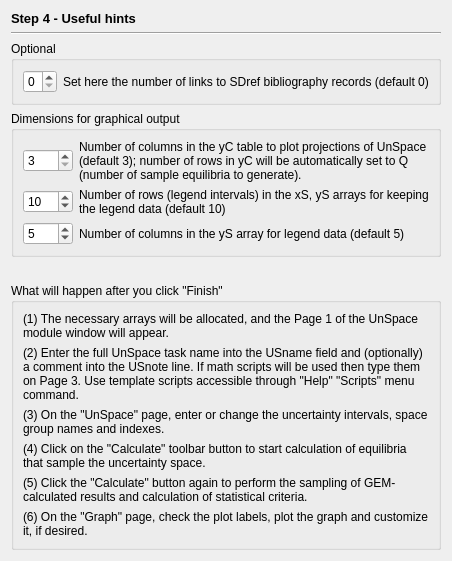
     <widget class="QWidget" name="page_4">
      <layout class="QGridLayout">
       <item row="0" column="0">
        <widget class="QLabel" name="label_3">
         <property name="sizePolicy">
          <sizepolicy hsizetype="Preferred" vsizetype="Fixed">
           <horstretch>0</horstretch>
           <verstretch>0</verstretch>
          </sizepolicy>
         </property>
         <property name="font">
          <font>
           <pointsize>10</pointsize>
           <weight>75</weight>
           <bold>true</bold>
          </font>
         </property>
         <property name="text">
          <string>Step 4 - Useful hints</string>
         </property>
        </widget>
       </item>
       <item row="1" column="0">
        <widget class="Line" name="line_4">
         <property name="orientation">
          <enum>Qt::Horizontal</enum>
         </property>
        </widget>
       </item>
       <item row="2" column="0">
        <widget class="QGroupBox" name="groupBox_5">
         <property name="sizePolicy">
          <sizepolicy hsizetype="Preferred" vsizetype="Minimum">
           <horstretch>0</horstretch>
           <verstretch>0</verstretch>
          </sizepolicy>
         </property>
         <property name="title">
          <string>Optional</string>
         </property>
         <layout class="QGridLayout">
          <item row="0" column="0">
           <widget class="QSpinBox" name="p_Nsd">
            <property name="sizePolicy">
             <sizepolicy hsizetype="Fixed" vsizetype="Fixed">
              <horstretch>0</horstretch>
              <verstretch>0</verstretch>
             </sizepolicy>
            </property>
            <property name="maximum">
             <number>4</number>
            </property>
           </widget>
          </item>
          <item row="0" column="1">
           <widget class="QLabel" name="textLabel11">
            <property name="sizePolicy">
             <sizepolicy hsizetype="Fixed" vsizetype="Preferred">
              <horstretch>0</horstretch>
              <verstretch>0</verstretch>
             </sizepolicy>
            </property>
            <property name="text">
             <string>Set here the number of links to SDref bibliography records (default 0)</string>
            </property>
            <property name="wordWrap">
             <bool>false</bool>
            </property>
           </widget>
          </item>
         </layout>
        </widget>
       </item>
       <item row="3" column="0">
        <widget class="QGroupBox" name="groupBox_11">
         <property name="title">
          <string>Dimensions for graphical output</string>
         </property>
         <layout class="QGridLayout">
          <item row="0" column="0">
           <widget class="QSpinBox" name="pGraph">
            <property name="sizePolicy">
             <sizepolicy hsizetype="Fixed" vsizetype="Fixed">
              <horstretch>0</horstretch>
              <verstretch>0</verstretch>
             </sizepolicy>
            </property>
            <property name="minimumSize">
             <size>
              <width>50</width>
              <height>0</height>
             </size>
            </property>
            <property name="minimum">
             <number>3</number>
            </property>
            <property name="maximum">
             <number>20</number>
            </property>
            <property name="value">
             <number>3</number>
            </property>
           </widget>
          </item>
          <item row="0" column="1">
           <widget class="QLabel" name="TextLabel1_2_4">
            <property name="text">
             <string>Number of columns in the yC table to plot projections of UnSpace (default 3); number of rows in yC will be automatically set to Q (number of sample equilibria to generate).</string>
            </property>
            <property name="alignment">
             <set>Qt::AlignVCenter</set>
            </property>
            <property name="wordWrap">
             <bool>true</bool>
            </property>
           </widget>
          </item>
          <item row="1" column="0">
           <widget class="QSpinBox" name="pELine">
            <property name="sizePolicy">
             <sizepolicy hsizetype="Fixed" vsizetype="Fixed">
              <horstretch>0</horstretch>
              <verstretch>0</verstretch>
             </sizepolicy>
            </property>
            <property name="minimumSize">
             <size>
              <width>50</width>
              <height>0</height>
             </size>
            </property>
            <property name="minimum">
             <number>2</number>
            </property>
            <property name="maximum">
             <number>100</number>
            </property>
            <property name="value">
             <number>10</number>
            </property>
           </widget>
          </item>
          <item row="1" column="1">
           <widget class="QLabel" name="TextLabel1_2_2_4">
            <property name="text">
             <string>Number of rows (legend intervals) in the xS, yS arrays for keeping the legend data (default 10)</string>
            </property>
            <property name="alignment">
             <set>Qt::AlignVCenter</set>
            </property>
            <property name="wordWrap">
             <bool>true</bool>
            </property>
           </widget>
          </item>
          <item row="2" column="0">
           <widget class="QSpinBox" name="pECol">
            <property name="sizePolicy">
             <sizepolicy hsizetype="Fixed" vsizetype="Fixed">
              <horstretch>0</horstretch>
              <verstretch>0</verstretch>
             </sizepolicy>
            </property>
            <property name="minimumSize">
             <size>
              <width>50</width>
              <height>0</height>
             </size>
            </property>
            <property name="minimum">
             <number>1</number>
            </property>
            <property name="maximum">
             <number>10</number>
            </property>
            <property name="value">
             <number>5</number>
            </property>
           </widget>
          </item>
          <item row="2" column="1">
           <widget class="QLabel" name="TextLabel1_2_2_2_2">
            <property name="text">
             <string>Number of columns in the yS array for legend data (default 5)</string>
            </property>
            <property name="alignment">
             <set>Qt::AlignVCenter</set>
            </property>
            <property name="wordWrap">
             <bool>true</bool>
            </property>
           </widget>
          </item>
         </layout>
        </widget>
       </item>
       <item row="4" column="0">
        <widget class="QLabel" name="label_10">
         <property name="text">
          <string/>
         </property>
        </widget>
       </item>
       <item row="5" column="0">
        <widget class="QGroupBox" name="groupBox_6">
         <property name="title">
          <string>What will happen after you click &quot;Finish&quot;</string>
         </property>
         <layout class="QVBoxLayout">
          <item>
           <widget class="QLabel" name="label_4">
            <property name="text">
             <string>(1) The necessary arrays will be allocated, and the Page 1 of the UnSpace module window will appear.</string>
            </property>
            <property name="wordWrap">
             <bool>true</bool>
            </property>
           </widget>
          </item>
          <item>
           <widget class="QLabel" name="label_5">
            <property name="text">
             <string>(2) Enter the full UnSpace task name into the USname field and (optionally) a comment into the USnote line. If math scripts will be used then type them on Page 3. Use template scripts accessible through &quot;Help&quot; &quot;Scripts&quot; menu command.</string>
            </property>
            <property name="wordWrap">
             <bool>true</bool>
            </property>
           </widget>
          </item>
          <item>
           <widget class="QLabel" name="label_7">
            <property name="text">
             <string>(3) On the &quot;UnSpace&quot; page, enter or change the uncertainty intervals, space group names and indexes. </string>
            </property>
            <property name="wordWrap">
             <bool>true</bool>
            </property>
           </widget>
          </item>
          <item>
           <widget class="QLabel" name="label_8">
            <property name="text">
             <string>(4) Click on the &quot;Calculate&quot; toolbar button to start calculation of equilibria that sample the uncertainty space.</string>
            </property>
            <property name="wordWrap">
             <bool>true</bool>
            </property>
           </widget>
          </item>
          <item>
           <widget class="QLabel" name="label_9">
            <property name="text">
             <string>(5) Click the &quot;Calculate&quot; button again to perform the sampling of GEM-calculated results and calculation of statistical criteria. </string>
            </property>
            <property name="wordWrap">
             <bool>true</bool>
            </property>
           </widget>
          </item>
          <item>
           <widget class="QLabel" name="textLabel13">
            <property name="text">
             <string>(6) On the &quot;Graph&quot; page, check the plot labels, plot the graph and customize it, if desired. </string>
            </property>
            <property name="alignment">
             <set>Qt::AlignVCenter</set>
            </property>
            <property name="wordWrap">
             <bool>true</bool>
            </property>
           </widget>
          </item>
         </layout>
        </widget>
       </item>
      </layout>
     </widget>
